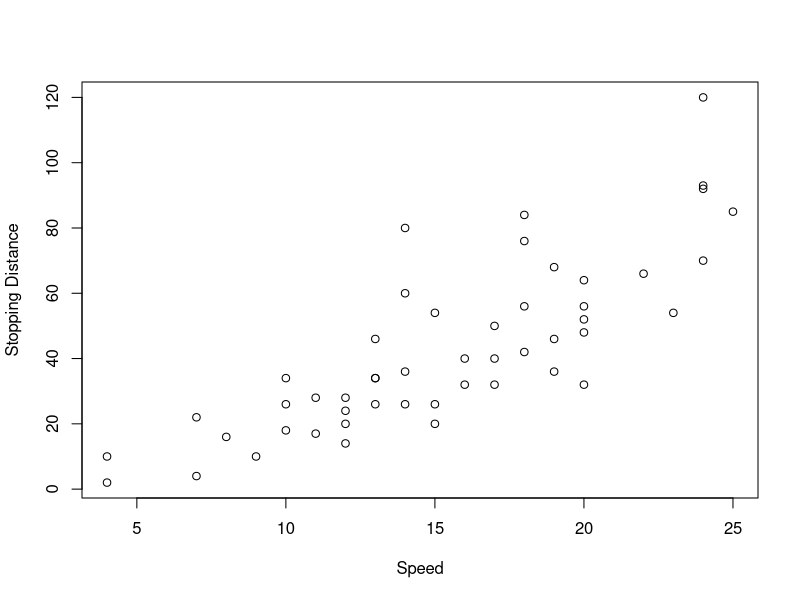
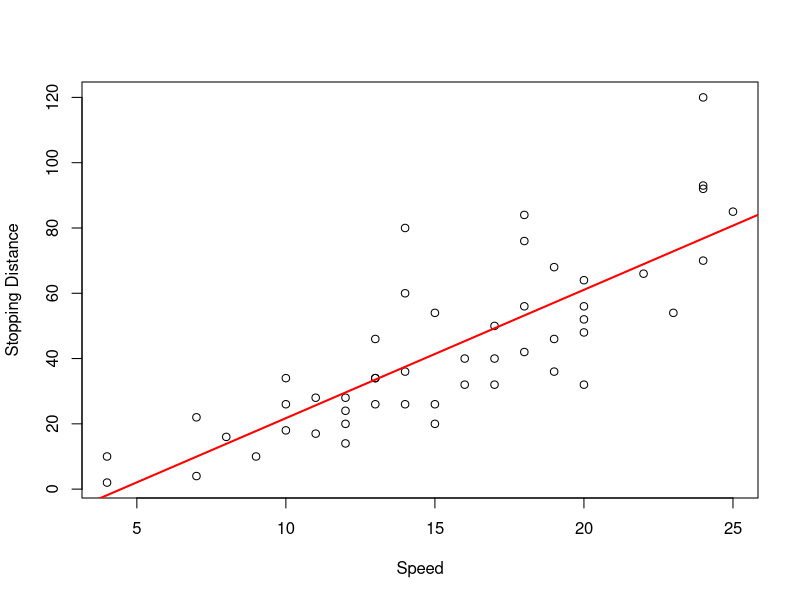
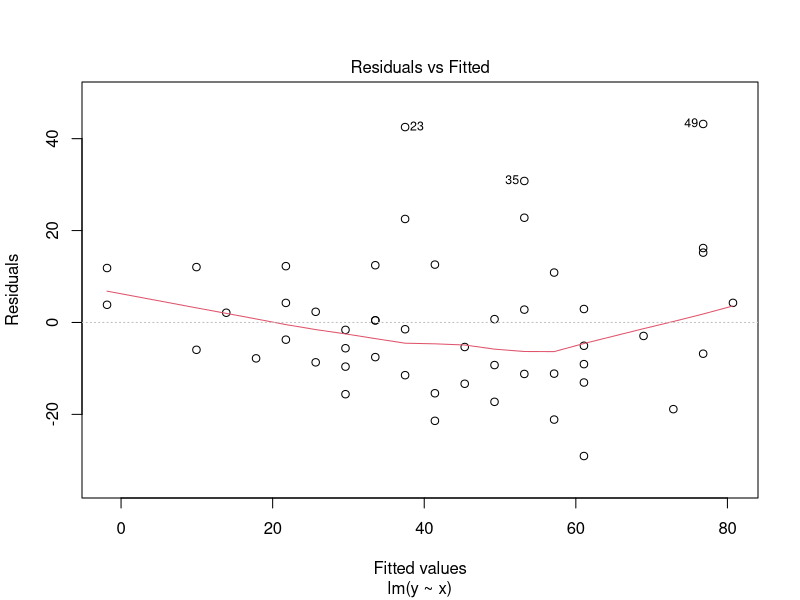
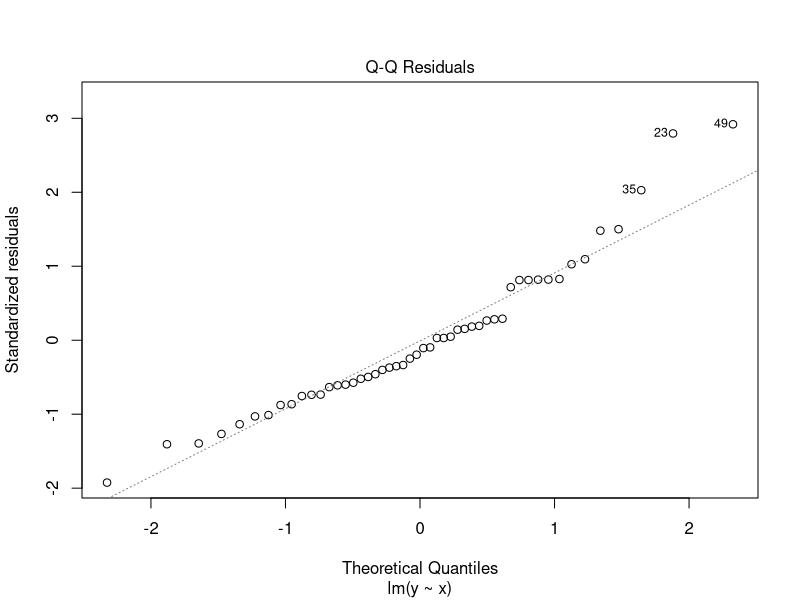

These charts were generated, in order, by the following R code:
## ---- chunk 1
knitr::opts_chunk$set(echo = TRUE)
## ---- chunk 2
data(cars)
summary(cars)

plot(x=cars$speed, y=cars$dist, xlab="Speed", ylab="Stopping Distance")

# Correlation
r = cor(cars$speed, cars$dist)
r
## ---- chunk 3
x = cars$speed # Independent
y = cars$dist # Dependent

x.bar = mean(x)
y.bar = mean(y)
x.sd = sd(x)
y.sd = sd(y)

beta1 = r*(y.sd/x.sd)
beta1

beta0 = y.bar - beta1*x.bar
beta0
## ---- chunk 4
lm = lm(y~x)
summary(lm)
## ---- chunk 5
predict(lm, newdata=data.frame(x=21))
## ---- chunk 6
plot(x, y, xlab="Speed", ylab="Stopping Distance")
abline(lm, col="red", lwd=2) # Line width 2.
## ---- chunk 7
summary(lm)
cor(x, y)^2
## ---- chunk 8
plot(lm, which=1) # Residual vs. fitted
plot(lm, which=2) # QQ plot
## ---- chunk 9
confint(lm)
confint(lm, level=0.99)
## ---- chunk 10
sum.lm = summary(lm)
sum.lm

cor.test(y,x)
## ---- chunk 11
predict(lm, newdata=data.frame(x=21), interval="confidence")
